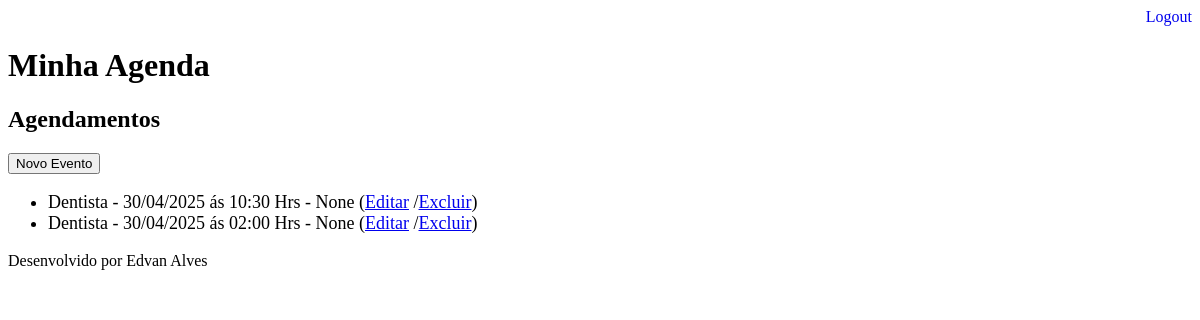
The page /agenda/ (signed in) on the database as committed earlier.
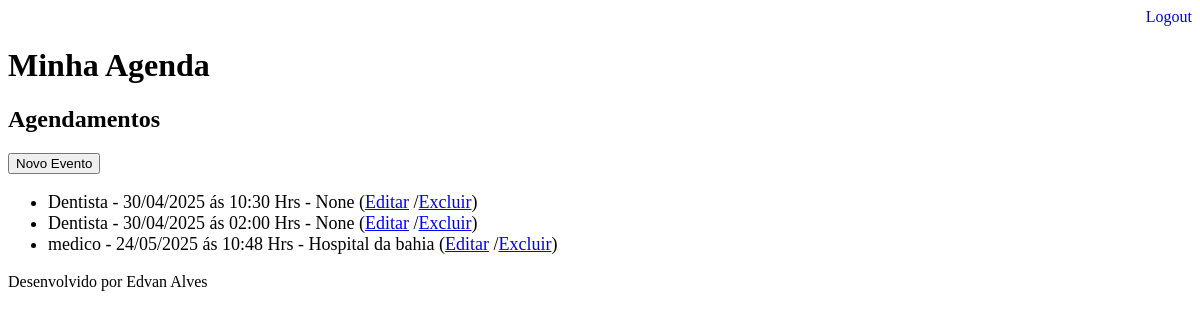
The same page on the database as committed later.
### core/models.py (models this page shows, shortened)
class Evento(models.Model):
    titulo = models.CharField(max_length = 100)
    descricao = models.TextField(blank=True)
    data_evento = models.DateTimeField(verbose_name= 'Data do Evento')
    data_criacao = models.DateTimeField(auto_now=True)
    local = models.CharField(max_length=200, blank=True, null=True)
    usuario =models.ForeignKey(User, on_delete=models.CASCADE)
    class Meta:
        db_table = 'evento'
    def get_data_evento(self):
        return self.data_evento.strftime('%d/%m/%Y ás %H:%M Hrs')
    def get_evento_atrasado(self):
        if self.data_evento < datetime.now():
            return  True
        else:
            return False

### core/views.py (the view)
# urls.py: path('agenda/', views.lista_eventos),
@login_required(login_url= '/login/')
def lista_eventos(request):
    usuario = request.user #verificar_correção
    data_atual = datetime.now() - timedelta(hours=1)
    evento = Evento.objects.filter(usuario=usuario,
                                   data_evento__gt=data_atual)
    dados = {'eventos': evento}
    return render(request, 'agenda.html',dados)

### templates/agenda.html (shortened to what this page needs)
{% extends "model-page.html" %}
{% block content %}
    <h2>Agendamentos</h2>
    <a href="evento/">
        <button type="button">Novo Evento</button>
    </a>
    <ul style="font-size: 18px">
    {% for evento in eventos %}
        <li>
            <div style="color: {% if evento.get_evento_atrasado %}red{% else %}black{% endif %};">
                {{ evento.titulo }} - {{ evento.get_data_evento }} - {{ evento.local }}
                (<a href="evento/?id={{ evento.id }}">Editar</a>
                /<a href="evento/delete/{{ evento.id }}/">Excluir</a>)
            </div>
        </li>
    {% endfor %}
    </ul>
{% endblock %}

### templates/model-page.html
<!DOCTYPE html>
<html lang="en">
<head>
    {% include "model-header.html" %}
</head>
<body>
    {% block content%} {%endblock%}
    {% include "model-footer.html"%}
</body>
</html>

### templates/model-header.html (shortened to what this page needs)
    <div align="right">
        <a href="/logout" style="text-decoration: none;">Logout</a>
    </div>
    <h1>Minha Agenda</h1>

### templates/model-footer.html
<p>Desenvolvido por Edvan Alves</p>

Rows that differ between the two databases and show on the page:
added Evento: titulo "medico", get_data_evento "24/05/2025 ás 10:48 Hrs", local "Hospital da bahia"
